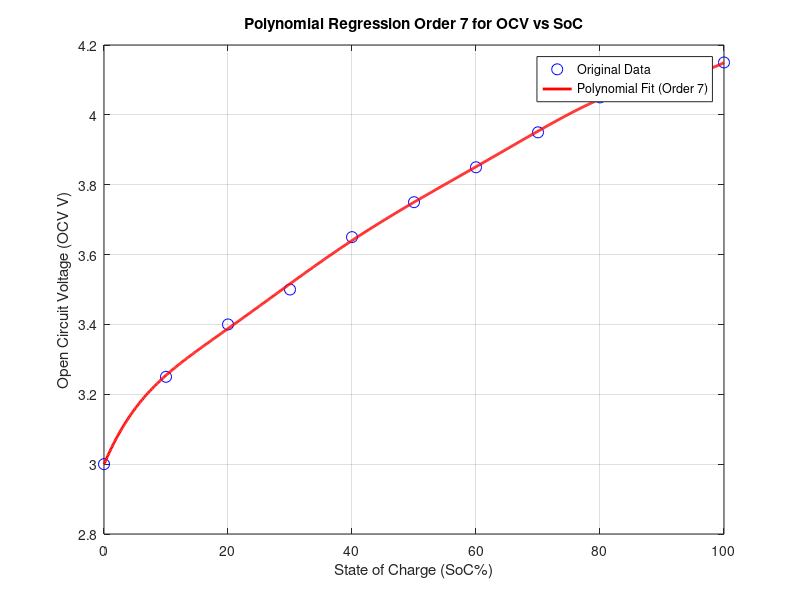

The MATLAB source for this figure:
% Data dari grafik
SoC = [0 10 20 30 40 50 60 70 80 90 100];
OCV = [3.00 3.25 3.40 3.50 3.65 3.75 3.85 3.95 4.05 4.10 4.15];

% Melakukan fitting polinomial orde 7
poly_coeffs = polyfit(SoC, OCV, 7);

% Fungsi untuk menghitung OCV dari SoC
ocv_from_soc = @(x) polyval(poly_coeffs, x);

% Contoh penggunaan
soc_test = 55; % Contoh SoC% yang ingin dihitung
ocv_result = ocv_from_soc(soc_test);

% Menampilkan hasil
fprintf('OCV untuk SoC %d%% adalah %.4f V\n', soc_test, ocv_result);

% Membuat grafik
SoC_fine = linspace(0, 100, 1000); % Membuat titik-titik halus untuk plot
OCV_fine = ocv_from_soc(SoC_fine);

figure;
plot(SoC, OCV, 'bo', 'MarkerSize', 8, 'DisplayName', 'Original Data'); % Data asli
grid on;
hold on;
plot(SoC_fine, OCV_fine, 'r-', 'LineWidth', 2, 'DisplayName', 'Polynomial Fit (Order 7)'); % Kurva polinomial
xlabel('State of Charge (SoC%)');
ylabel('Open Circuit Voltage (OCV V)');
title('Polynomial Regression Order 7 for OCV vs SoC');
legend;
hold off;
